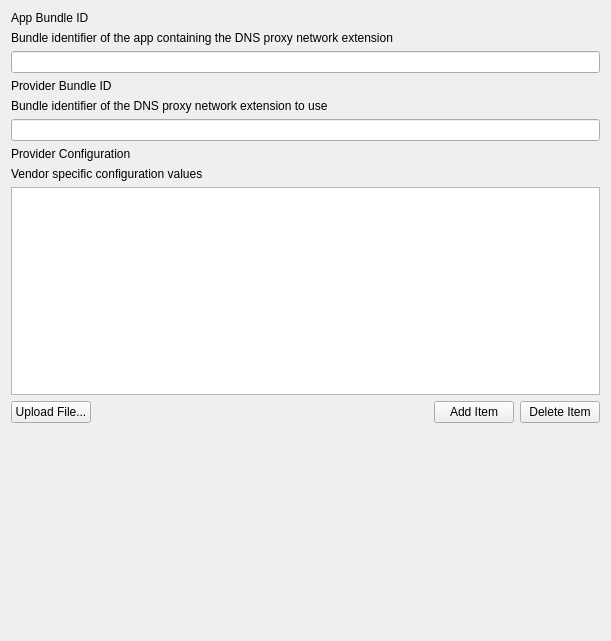
<?xml version="1.0" encoding="UTF-8"?>
<ui version="4.0">
 <class>DNSProxyForm</class>
 <widget class="QWidget" name="DNSProxyForm">
  <property name="geometry">
   <rect>
    <x>0</x>
    <y>0</y>
    <width>611</width>
    <height>641</height>
   </rect>
  </property>
  <property name="windowTitle">
   <string>Form</string>
  </property>
  <layout class="QGridLayout" name="gridLayout">
   <item row="4" column="0">
    <widget class="QLabel" name="lTipProviderBundleID">
     <property name="text">
      <string>Bundle identifier of the DNS proxy network extension to use</string>
     </property>
     <property name="wordWrap">
      <bool>true</bool>
     </property>
    </widget>
   </item>
   <item row="5" column="0">
    <widget class="QLineEdit" name="editProviderBundleID"/>
   </item>
   <item row="6" column="0">
    <widget class="QLabel" name="labelProviderConfiguration">
     <property name="text">
      <string>Provider Configuration</string>
     </property>
    </widget>
   </item>
   <item row="3" column="0">
    <widget class="QLabel" name="labelProviderBundleID">
     <property name="text">
      <string>Provider Bundle ID</string>
     </property>
    </widget>
   </item>
   <item row="7" column="0">
    <widget class="QLabel" name="lTipProviderConfiguration">
     <property name="text">
      <string>Vendor specific configuration values</string>
     </property>
    </widget>
   </item>
   <item row="0" column="0">
    <widget class="QLabel" name="labelAppBundleID">
     <property name="text">
      <string>App Bundle ID</string>
     </property>
    </widget>
   </item>
   <item row="1" column="0">
    <widget class="QLabel" name="lTipAppBundleID">
     <property name="text">
      <string>Bundle identifier of the app containing the DNS proxy network extension</string>
     </property>
     <property name="wordWrap">
      <bool>true</bool>
     </property>
    </widget>
   </item>
   <item row="8" column="0">
    <widget class="FWTreeView" name="viewProviderConfiguration">
     <attribute name="headerDefaultSectionSize">
      <number>120</number>
     </attribute>
     <attribute name="headerMinimumSectionSize">
      <number>50</number>
     </attribute>
    </widget>
   </item>
   <item row="2" column="0">
    <widget class="QLineEdit" name="editAppBundleID"/>
   </item>
   <item row="9" column="0">
    <layout class="QHBoxLayout" name="horizontalLayout">
     <item>
      <widget class="QPushButton" name="pushButtonUploadFile">
       <property name="text">
        <string>Upload File...</string>
       </property>
      </widget>
     </item>
     <item>
      <spacer name="horizontalSpacer_2">
       <property name="orientation">
        <enum>Qt::Horizontal</enum>
       </property>
       <property name="sizeHint" stdset="0">
        <size>
         <width>40</width>
         <height>20</height>
        </size>
       </property>
      </spacer>
     </item>
     <item>
      <widget class="QPushButton" name="pushButtonAddItem">
       <property name="text">
        <string>Add Item</string>
       </property>
      </widget>
     </item>
     <item>
      <widget class="QPushButton" name="pushButtonDeleteItem">
       <property name="text">
        <string>Delete Item</string>
       </property>
      </widget>
     </item>
    </layout>
   </item>
   <item row="10" column="0">
    <spacer name="verticalSpacer">
     <property name="orientation">
      <enum>Qt::Vertical</enum>
     </property>
     <property name="sizeHint" stdset="0">
      <size>
       <width>20</width>
       <height>40</height>
      </size>
     </property>
    </spacer>
   </item>
  </layout>
 </widget>
 <customwidgets>
  <customwidget>
   <class>FWTreeView</class>
   <extends>QTreeView</extends>
   <header>FWAdminLib/views/FWTreeView.h</header>
  </customwidget>
 </customwidgets>
 <tabstops>
  <tabstop>editAppBundleID</tabstop>
  <tabstop>editProviderBundleID</tabstop>
  <tabstop>viewProviderConfiguration</tabstop>
  <tabstop>pushButtonUploadFile</tabstop>
  <tabstop>pushButtonAddItem</tabstop>
  <tabstop>pushButtonDeleteItem</tabstop>
 </tabstops>
 <resources/>
 <connections/>
</ui>
